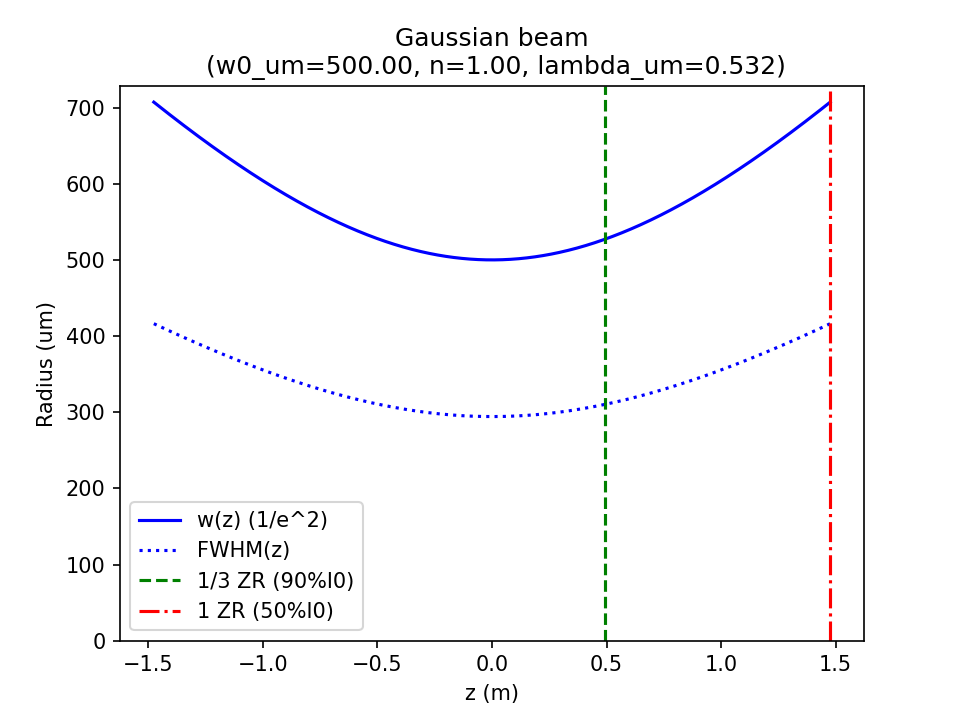

This chart was generated by the following Python code:
import numpy as np
from rayleigh_range import rayleigh_range

def beam_profile(z_m, zr_m, w0_um):
    wz_um = w0_um * (1 + (z_m / zr_m)**2)**0.5
    return wz_um

if __name__ == "__main__":
    # Input:
    w0_um, n, lambda_um = 500, 1.0, 0.532
    # Get value:
    zr_m = rayleigh_range(w0_um, n, lambda_um)

    # Plot:
    z_m = np.linspace(-zr_m, zr_m, 1000)
    wz_um = beam_profile(z_m, zr_m, w0_um)
    r_fwhm = wz_um * (2 * np.log(2))**0.5 / 2

    import matplotlib.pyplot as plt
    fig, ax = plt.subplots()
    ax.set_title('Gaussian beam\n (w0_um=%0.2f, n=%0.2f, lambda_um=%0.3f)'%(
        (w0_um, n, lambda_um)))
    ax.set_ylabel('Radius (um)')
    ax.set_xlabel('z (m)')
    ax.plot(z_m, wz_um, label='w(z) (1/e^2)', color='b')
    ax.plot(z_m, r_fwhm, label='FWHM(z)', linestyle=':', color='b')
    ax.axvline(x=zr_m/3, label='1/3 ZR (90%I0)', linestyle='--', color='g')
    ax.axvline(x=zr_m, label='1 ZR (50%I0)', linestyle='-.', color='r')
    ax.set_ylim(ymin=0)
    plt.legend(loc="lower left")
    fig.savefig('beam_profile.png', dpi=150)
    plt.show()
